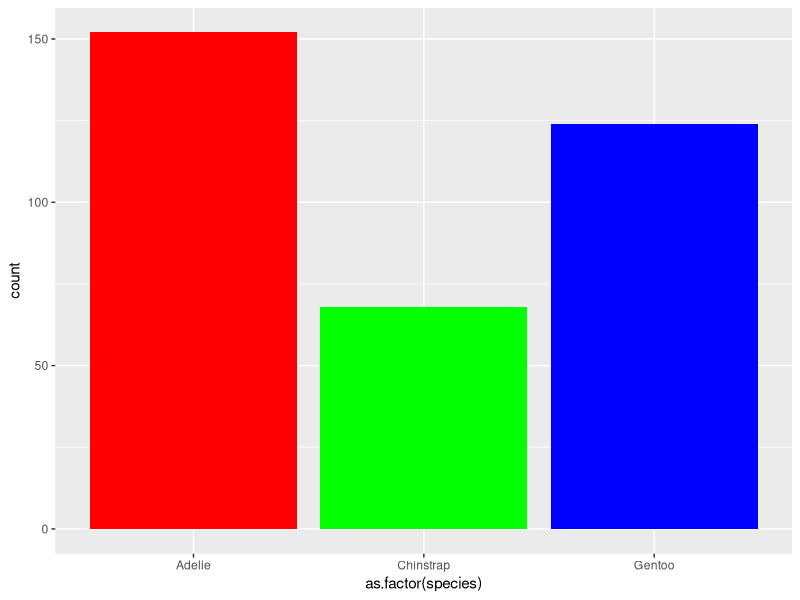
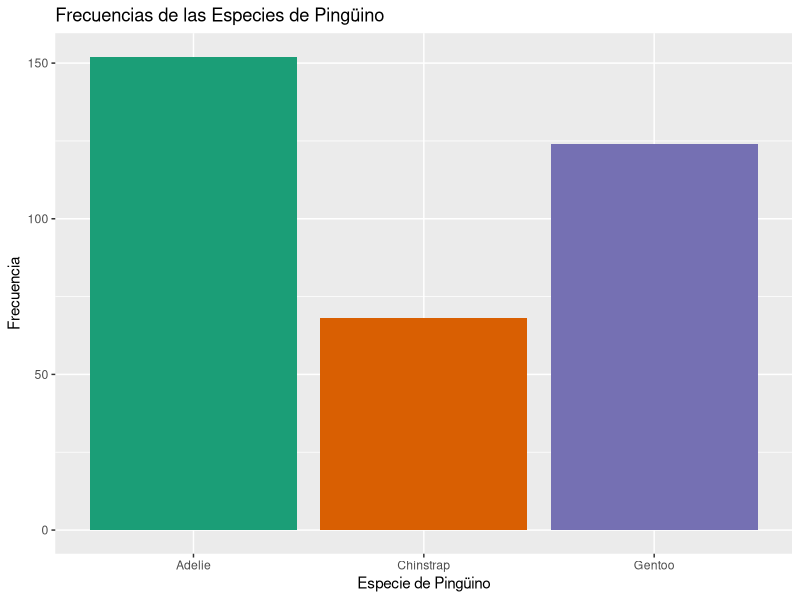
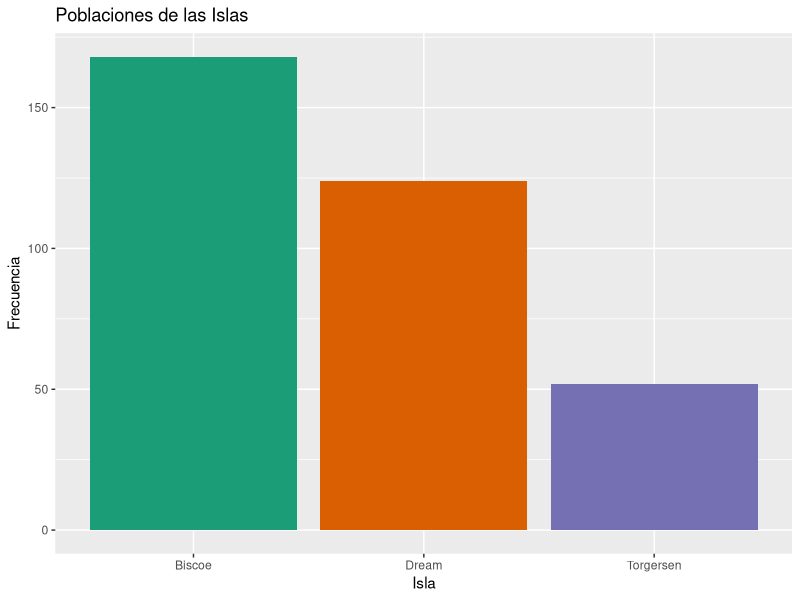
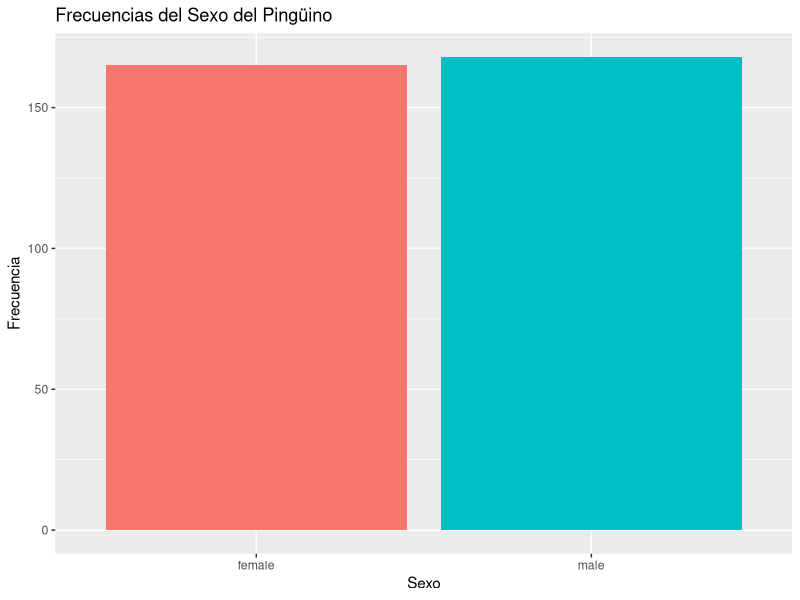
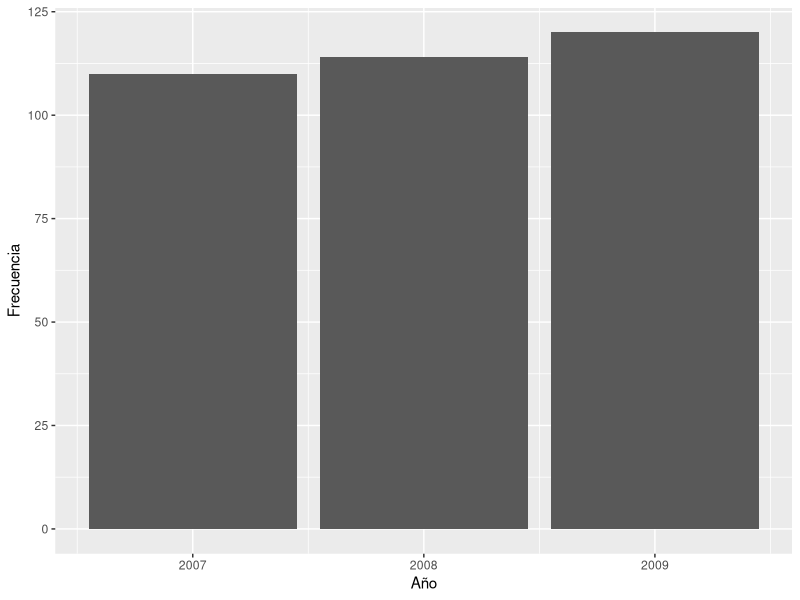
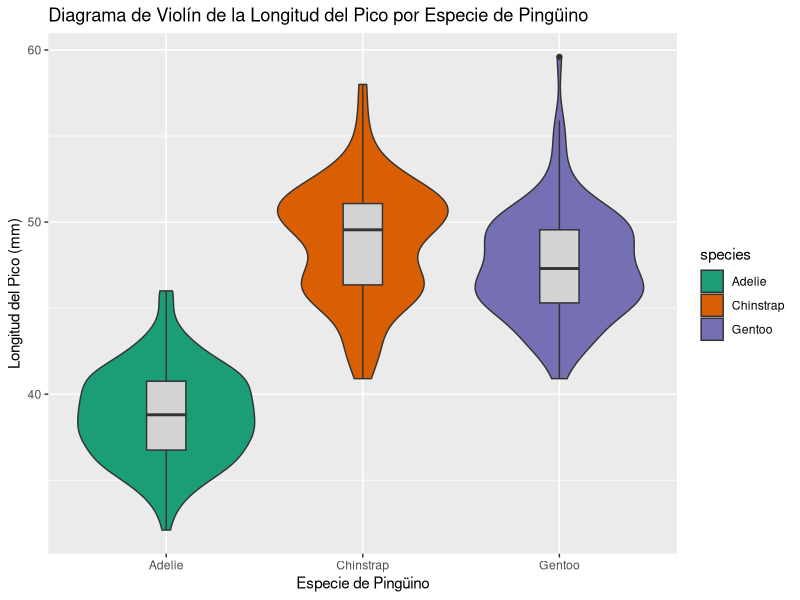
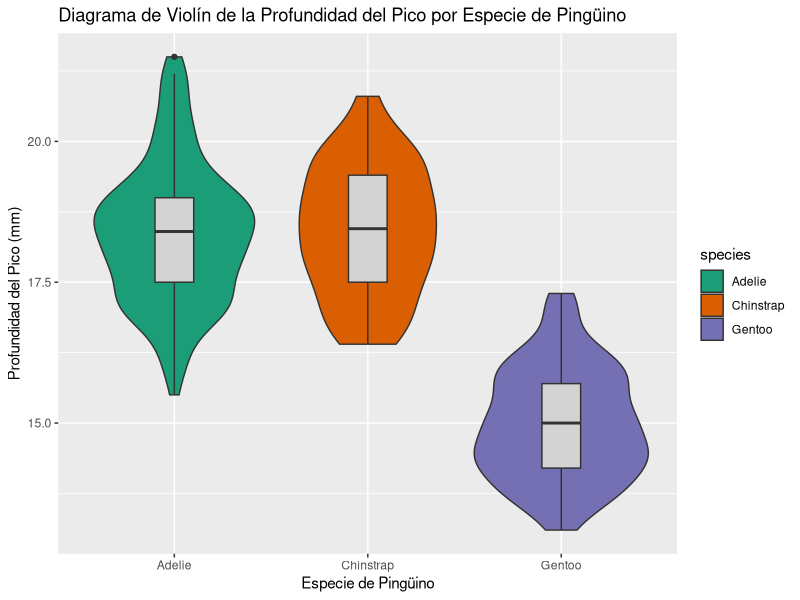
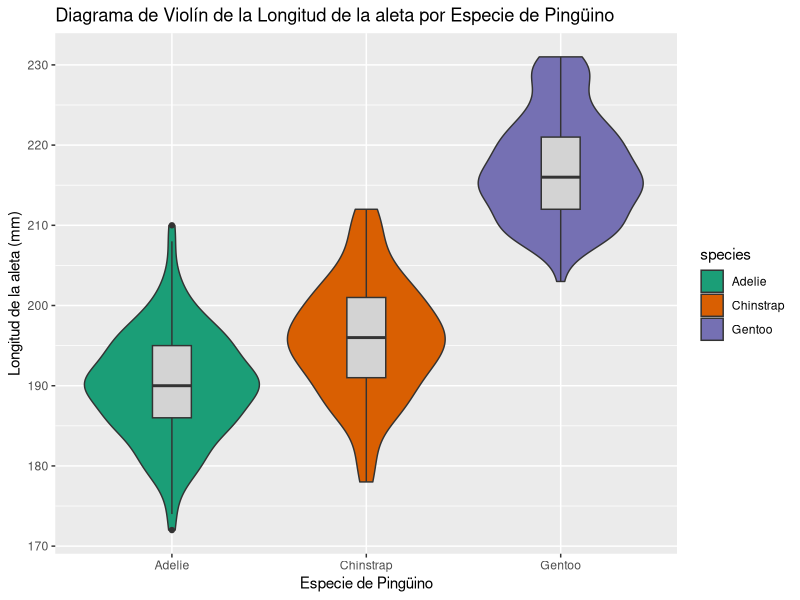

Reproduce these figures in R, in order.
## ---- chunk 1
library(palmerpenguins)
library(ggplot2)
#library(stat_binhex)
library(corrplot)
library(tidyr)
## ---- chunk 2
library(palmerpenguins)
str(penguins)
## ---- chunk 3
table(penguins$species)
## ---- chunk 4
# habria que cambiar los colores
colores<-c("red", "green", "blue")

ggplot(penguins, aes(x=as.factor(species), fill=as.factor(species))) +
  geom_bar() +
  scale_fill_manual(values = colores ) +
  theme(legend.position="none")


## ---- chunk 5

## ---- chunk 6

## ---- chunk 7

## ---- chunk 8

## ---- chunk 9

## ---- chunk 10

## ---- chunk 11

## ---- chunk 12
pesos=na.omit(penguins$body_mass_g)
sum(pesos%%5)
## ---- chunk 13
library(ggplot2)
species_colors = c("orange", "purple", "darkcyan")
## ---- chunk 14
table(penguins$species)
## ---- chunk 15
p <- ggplot(penguins, aes(x=species, fill=species)) +
  geom_bar() +
  labs(x = "Especie de Pingüino", y = "Frecuencia",
       title = "Frecuencias de las Especies de Pingüino") +
  scale_fill_brewer(palette = "Dark2") +
  theme(legend.position="none")
print(p)
## ---- chunk 16
table(penguins$island)
## ---- chunk 17
p <- ggplot(penguins, aes(x=island, fill=island)) +
  geom_bar() +
  labs(x = "Isla", y = "Frecuencia",
       title = "Poblaciones de las Islas") +
  scale_fill_brewer(palette = "Dark2") +
  theme(legend.position="none")
print(p)
## ---- chunk 18
summary(penguins$bill_length_mm)
sd(penguins$bill_length_mm, na.rm = TRUE)
## ---- chunk 19
summary(penguins$bill_depth_mm)
sd(penguins$bill_depth_mm, na.rm = TRUE)
## ---- chunk 20
summary(penguins$flipper_length_mm)
sd(penguins$flipper_length_mm, na.rm = TRUE)
## ---- chunk 21
summary(penguins$body_mass_g)
sd(penguins$body_mass_g, na.rm = TRUE)
## ---- chunk 22
table(penguins$sex)
## ---- chunk 23
p <- ggplot(na.omit(penguins), aes(x=sex, fill=sex)) +
  geom_bar() +
  labs(x = "Sexo", y = "Frecuencia",
       title = "Frecuencias del Sexo del Pingüino") +
  theme(legend.position="none")
print(p)
## ---- chunk 24
table(penguins$year)
## ---- chunk 25
p <- ggplot(penguins, aes(x=year)) +
  geom_bar() +
  labs(x = "Año", y = "Frecuencia") +
  theme(legend.position="none")
print(p)
## ---- chunk 26
p <- ggplot(penguins, aes(x = species, y = bill_length_mm, fill = species)) +
  geom_violin() +
  geom_boxplot(width=0.2, fill="lightgray") +
  labs(x = "Especie de Pingüino", y = "Longitud del Pico (mm)",
       title = "Diagrama de Violín de la Longitud del Pico por Especie de Pingüino") +
  scale_fill_brewer(palette = "Dark2")

print(p)
## ---- chunk 27
p <- ggplot(penguins, aes(x = species, y = bill_depth_mm, fill = species)) +
  geom_violin() +
  geom_boxplot(width=0.2, fill="lightgray") +
  labs(x = "Especie de Pingüino", y = "Profundidad del Pico (mm)",
       title = "Diagrama de Violín de la Profundidad del Pico por Especie de Pingüino") +
  scale_fill_brewer(palette = "Dark2")

print(p)
## ---- chunk 28
p <- ggplot(penguins, aes(x = species, y = flipper_length_mm, fill = species)) +
  geom_violin() +
  geom_boxplot(width=0.2, fill="lightgray") +
  labs(x = "Especie de Pingüino", y = "Longitud de la aleta (mm)",
       title = "Diagrama de Violín de la Longitud de la aleta por Especie de Pingüino") +
  scale_fill_brewer(palette = "Dark2")

print(p)
## ---- chunk 29
p <- ggplot(penguins, aes(x = species, y = body_mass_g, fill = species)) +
  geom_violin() +
  geom_boxplot(width=0.2, fill="lightgray") +
  labs(x = "Especie de Pingüino", y = "Peso (g)",
       title = "Diagrama de Violín del Peso por Especie de Pingüino") +
  scale_fill_brewer(palette = "Dark2")

print(p)
## ---- chunk 30
p <- ggplot(penguins, aes(fill=island, x=species)) +
  geom_bar() +
  labs(x = "Especie de Pingüino", y = "Frecuencia",
       title = "Distribución de la población por isla y especie")
print(p)
## ---- chunk 31
# Crea un objeto ggplot
p <- ggplot(penguins, aes(x = penguins$species, y = penguins$bill_length_mm)) +
  geom_boxplot() +
  labs(x = "Especie de Pingüino", y = "Longitud del Pico (mm)",
       title = "Longitud del Pico por Especie de Pingüino")
print(p)
## ---- chunk 32
p <- ggplot(penguins, aes(x = penguins$bill_length_mm, y = penguins$flipper_length_mm, color = species)) +
  geom_point() + 
  labs(x = "Longitud del Pico (mm)", y = "Longitud de la Aleta (mm)",
       title = "Longitud del Pico vs. Longitud de la Aleta por Especie de Pingüino") +
  scale_color_manual(values=species_colors)
print(p)
## ---- chunk 33
p <- ggplot(penguins, aes(x = species)) +
  geom_bar() +
  labs(x = "Especie de Pingüino", y = "Frecuencia",
       title = "Gráfico de Barras de la Distribución de Especies")

print(p)
## ---- chunk 34
p <- ggplot(penguins, aes(x = species, y = flipper_length_mm, fill = species)) +
  geom_violin() +
  labs(x = "Especie de Pingüino", y = "Longitud de la Aleta (mm)",
       title = "Diagrama de Violín de la Longitud de la Aleta por Especie de Pingüino") +
  scale_fill_brewer(palette = "Dark2")

print(p)
## ---- chunk 35
p <- ggplot(penguins, aes(x = year, y = flipper_length_mm, color = species)) +
  geom_line() +
  labs(x = "Año", y = "Longitud de la Aleta (mm)",
       title = "Evolución de la Longitud de la Aleta por Especie de Pingüino")

print(p)
## ---- chunk 36
p <- ggplot(penguins, aes(x = species, y = flipper_length_mm, fill = sex)) +
  geom_bar(stat = "identity", position = "stack") +
  labs(x = "Especie de Pingüino", y = "Longitud de la Aleta (mm)",
       title = "Gráfico de Barras Apiladas de la Longitud de la Aleta por Género") +
  scale_fill_brewer(palette = "Set3")

print(p)
## ---- chunk 37
p <- ggplot(penguins, aes(x = bill_length_mm, y = flipper_length_mm)) +
  geom_hex() +
  labs(x = "Longitud del Pico (mm)", y = "Longitud de la Aleta (mm)",
       title = "Dispersión de la Longitud del Pico y de la Aleta")

print(p)
## ---- chunk 38
p <- ggplot(penguins, aes(x = "", fill = sex)) +
  geom_bar(width = 1) +
  coord_polar(theta = "y") +
  facet_wrap(~species) +
  labs(x = NULL, y = NULL,
       title = " Proporción de Género por Especie de Pingüino") +
  theme_void() +
  scale_fill_brewer(palette = "Set2")

print(p)
## ---- chunk 39
p <- ggplot(penguins, aes(x = bill_length_mm, y = body_mass_g)) +
  geom_point(aes(color = species)) +
  geom_smooth(method = "lm", se = FALSE, color = "black") +
  labs(x = "Longitud del Pico (mm)", y = "Masa Corporal (g)",
       title = "Longitud del Pico y Masa Corporal por Especie de Pingüino") +
  scale_color_brewer(palette = "Set2")

print(p)
## ---- chunk 40
p <- ggplot(penguins, aes(x = bill_length_mm, y = bill_depth_mm, color = species)) +
  geom_point() +
  geom_smooth(method = "lm", se = FALSE) +
  labs(x = "Longitud del Pico (mm)", y = "Profundidad del Pico (mm)",
       title = "Dimensiones del Pico por Especie de Pingüino") +
  scale_color_brewer(palette = "Set2")

print(p)
## ---- chunk 41
library(ggplot2)

p <- ggplot(penguins, aes(x = flipper_length_mm, y = body_mass_g, size = bill_length_mm, color = species)) +
  geom_point(alpha = 0.7) +
  scale_size_continuous(range = c(3, 10)) +
  labs(x = "Longitud de la Aleta (mm)", y = "Peso Corporal (g)",
       title = "Longitud de Aleta vs. Peso Corporal vs. Tamaño del Pico por Especie de Pingüino")

print(p)
